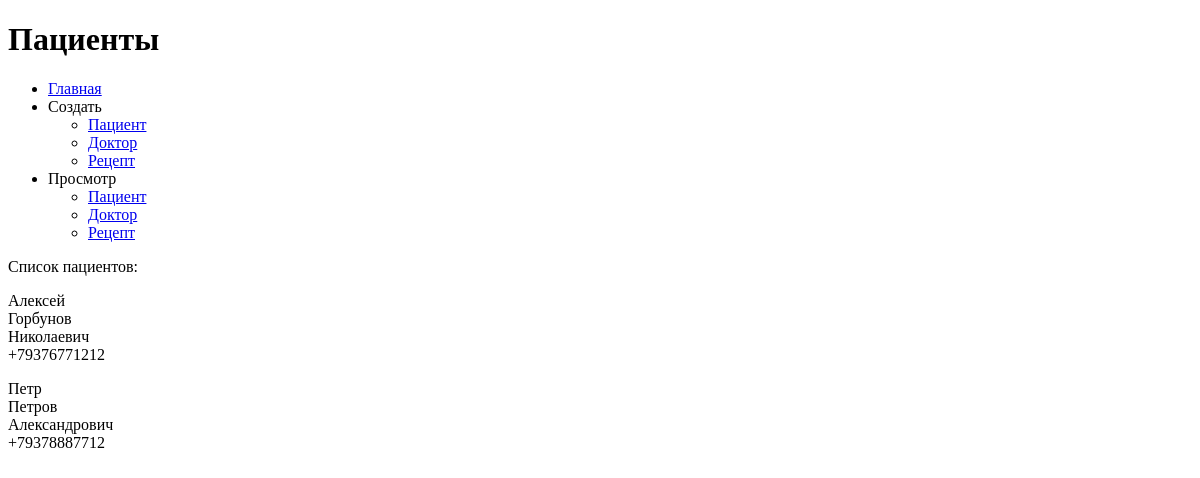
The page /prescriptions/show/patients on the database as committed earlier.
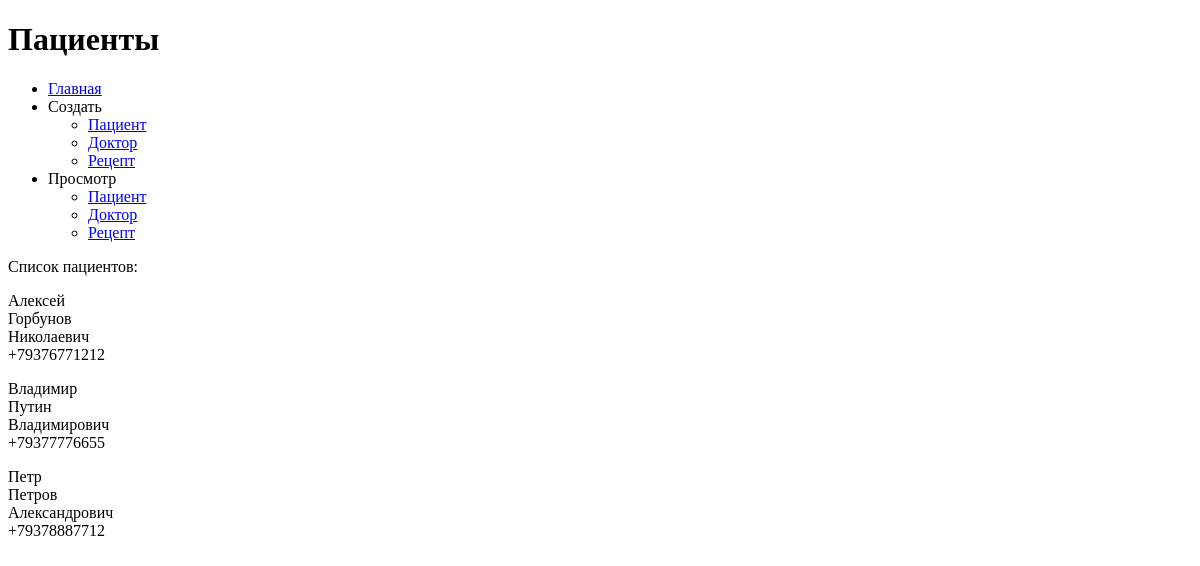
The same page on the database as committed later.
### prescriptions/models.py (models this page shows)
class Patient(models.Model):
    first_name = models.CharField(max_length=50, verbose_name='Имя')
    last_name = models.CharField(max_length=50, verbose_name='Фамилия')
    father_name = models.CharField(max_length=50, verbose_name='Отчество')
    phone_number = models.CharField(max_length=50, verbose_name='Телефон')
    class Meta:
        verbose_name = 'Пациент'
        verbose_name_plural = 'Пациенты'
        ordering = ['first_name']

### prescriptions/views.py (the view)
# urls.py: path('show/patients', Patients.as_view(), name='show_patients'),
class Patients(ListView):
    model = Patient

### prescriptions/templates/prescriptions/patient_list.html (shortened to what this page needs)
{% extends "base/base_template.html" %}
{% block h1 %}Пациенты{% endblock %}
{% block main_section %}
<div>
    <p>Список пациентов:</p>
    {% for patient in patient_list %}
    <p>
        {{ patient.first_name }}<br>
        {{ patient.last_name }}<br>
        {{ patient.father_name }}<br>
        {{ patient.phone_number }}
    </p>
    {% empty %}
    <p>
        Записи отсутствуют!
    </p>
    {% endfor %}
</div>
{% endblock %}

Rows that differ between the two databases and show on the page:
added Patient: first_name "Владимир", last_name "Путин", father_name "Владимирович", phone_number "+79377776655"
